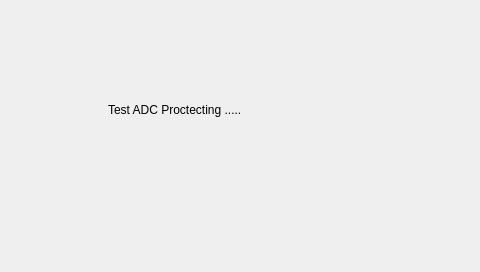
<?xml version="1.0" encoding="UTF-8"?>
<ui version="4.0">
 <class>Widget</class>
 <widget class="QWidget" name="Widget">
  <property name="geometry">
   <rect>
    <x>0</x>
    <y>0</y>
    <width>480</width>
    <height>272</height>
   </rect>
  </property>
  <property name="windowTitle">
   <string>Widget</string>
  </property>
  <widget class="QLabel" name="label">
   <property name="geometry">
    <rect>
     <x>108</x>
     <y>100</y>
     <width>211</width>
     <height>20</height>
    </rect>
   </property>
   <property name="text">
    <string>Test ADC Proctecting .....</string>
   </property>
  </widget>
 </widget>
 <layoutdefault spacing="6" margin="11"/>
 <resources/>
 <connections/>
</ui>
